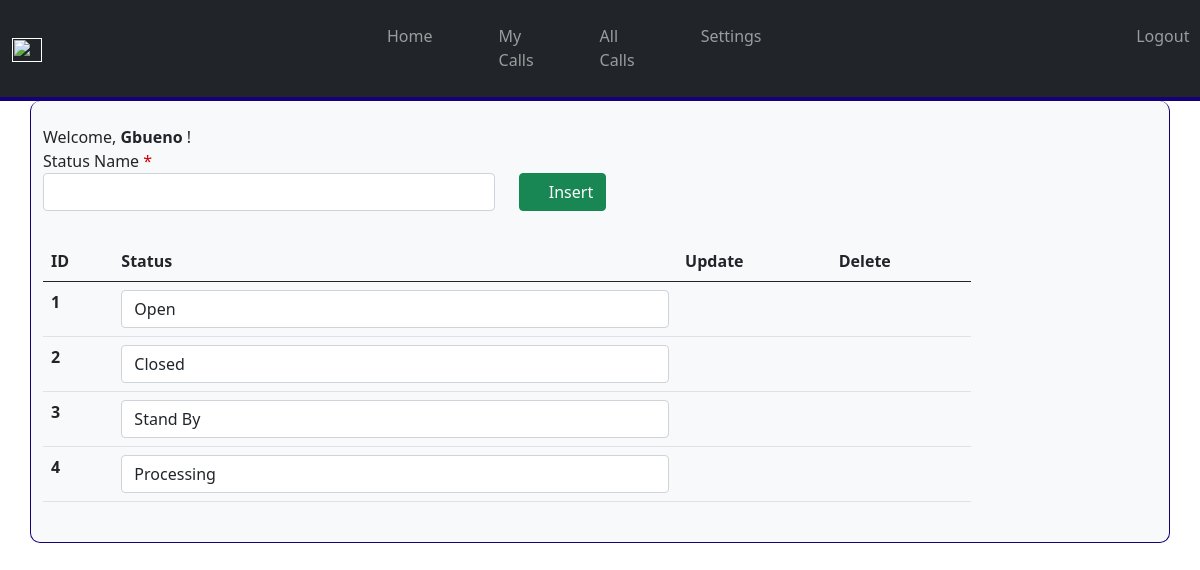
Screenshot of /status/list (signed in) with the database file from the repository.
### status/models.py (models this page shows)
class Status(models.Model):
    statusName = models.CharField(max_length=100,null=False,blank=False)

### status/views.py (the view)
# urls.py: path('status/list', status_list_view, name='status'),
def status_list_view(request, *args, **kwargs):
    status = {"status": Status.objects.all()}
    return render(request, 'status/list.html', status)

### templates/status/list.html (shortened to what this page needs)
{% extends 'base.html' %}
{% block content %}
<div class="col-md-10">
    <form action="/status/create" method="POST" class="row g-4 "> {% csrf_token %}
        <div class="col-md-6">
            <div class="form-group">
                <label class="control-label">Status Name <span class="required">*</span></label>
                <input type="text" required class="form-control" name="statusName" id="statusName">
            </div>
        </div>
        <div class="col-md-3">
            <div class="form-group">
                <br> <button class="btn btn-success"><i class="fa fa-save"></i> Insert</button>
            </div>
        </div>
    </form>
    <table class="table table-hover ">
        <thead>
            <tr>
                <th scope="col">ID</th>
                <th scope="col">Status</th>
                <th scope="col">Update</th>
                <th scope="col">Delete</th>
            </tr>
        </thead>
        <tbody>
            {% for stat in status %}
            <tr>
                <form action="{% url 'statusupdate' stat.id %}" method="POST" class="row g-4 "> {% csrf_token %}
                    <th scope="row">{{stat.id}}</th>
                    <td><input type="text" class="form-control" name="statusName" value="{{stat.statusName}}">
                    </td>
                    <td><button class="btn" type="submit" name="updatestatus"><i class="fa fa-save"></i></button></td>
                    <td><a class="btn "  href="{% url 'statusdelete' id=stat.id %}"><i
                                class="fa fa-times"></i></a></td>
                </form>
            </tr>
            {% endfor %}
        </tbody>
    </table>
</div>
{% endblock content %}

### templates/base.html (shortened to what this page needs)
<!DOCTYPE html>
<html lang="en">
<head>
</head>
<body>
    {% load static %}
    <link rel="stylesheet" href="{% static 'css/bootstrap.css' %}">
    <link rel="stylesheet" href="{% static 'fontawesome/css/all.css' %}">
    {% include 'menu.html' %}
    <div class="container bg-light">
        {% if user.is_authenticated %}
        Welcome, <strong>{{ user.username.capitalize }}</strong> !
        {% endif %}
        {% block content %}
        {% endblock content %}
    </div>
</body>
</html>

### templates/base.html (style rules this page uses)
.container { padding: 2% 14%; border-bottom: 1px solid rgb(22, 0, 121); border-left: 1px solid rgb(22, 0, 121); border-right: 1px solid rgb(22, 0, 121); border-radius: 10px; }
.required { color: rgb(209, 0, 0); }

### rows the page displays
Status: id "1", statusName "Open"
Status: id "2", statusName "Closed"
Status: id "3", statusName "Stand By"
Status: id "4", statusName "Processing"

### other values shown
{{ user.username.capitalize }} "Gbueno"
